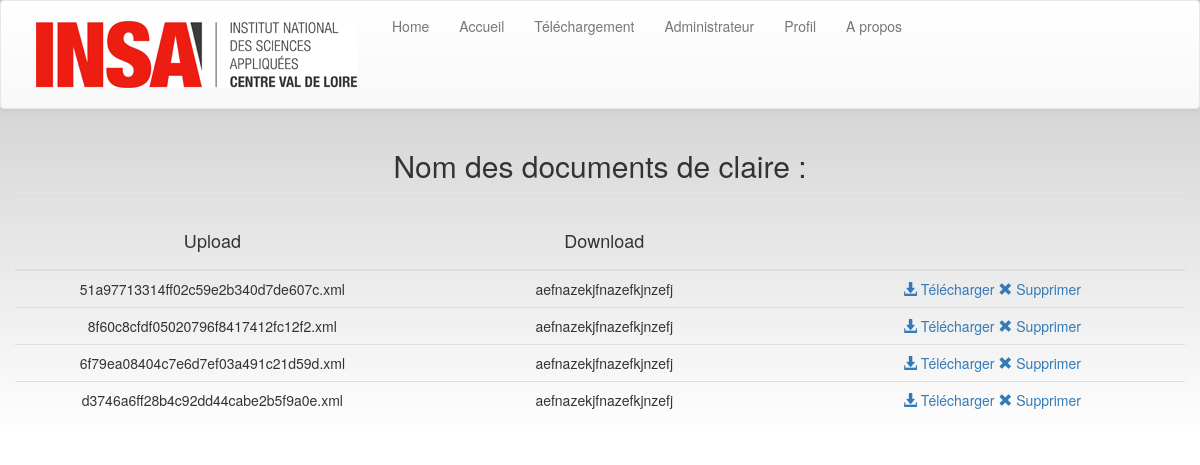
The page /accueil_connecte.php (signed in) on the database its author committed.
### tables this page shows
CREATE TABLE `DOC_U` (
  `IDDOCU` int(255) NOT NULL,
  `URLDOCU` varchar(256) NOT NULL,
  `NAMEDOCU` varchar(256) NOT NULL
);

### accueil_connecte.php (the view, shortened to what this page needs)
<?php
	include("include/connexiondb.php");
	if ((!isset($_SESSION['IDUSER'])) || (empty($_SESSION['IDUSER']))){
	    echo "<meta http-equiv='refresh' content='0; URL=index.php'>";
	}
	else{
?>
<!DOCTYPE html>
<html>
	<head>
		<link rel="stylesheet" href="https://maxcdn.bootstrapcdn.com/bootstrap/3.3.7/css/bootstrap.min.css">
		<link rel="stylesheet" href="https://maxcdn.bootstrapcdn.com/bootstrap/3.3.7/css/bootstrap-theme.min.css">
		<link rel="stylesheet" type="text/css" href="./stylesheet/index.css">
	</head>
	<body >
		<div id="main_containt">
	        <?php include 'layout_base.php'; ?>
	        <div class="container">
	            <div class="row">
	                <div class="text_area">
						<?php
						$req = $DBcon->prepare("SELECT NAMEDOCU, NAMEDOCD, URLDOCD FROM DOC_U DU, DOC_D DD, USER U, UTOD WHERE U.IDUSER= ? AND U.IDUSER=UTOD.IDUSER AND DU.IDDOCU=UTOD.IDDOCU AND DD.IDDOCD=UTOD.IDDOCD;");
						$req->bindValue(1,$_SESSION["IDUSER"],PDO::PARAM_INT);
						$check=$req->execute();
						if($check){
							if($resultat=$req->fetch()){
								echo "<legend><h2>Nom des documents de ".$_SESSION["PRENOM"]." : </h2></legend>";
						?>
						<table class="table">
                            <thead>
                                <tr>
                                    <th style="width: 400px;text-align: center;"><h4>Upload</h4></th>
                                    <th style="width: 400px;text-align: center;"><h4>Download</h4></th>
                                    <th style="width: 400px;text-align: center;"></th>
                                </tr>
                            </thead>
                            <tbody>
	                    	<?php
                                do {
                                    print_r("<tr class=tabuserToDeleteButton" . $resultat['NAMEDOCU'] . " ><td class=tabuserToDeleteButton" . $resultat['NAMEDOCU'] . " >".$resultat['NAMEDOCU']."</td>
                                        <td class=tabuserToDeleteButton" . $resultat['NAMEDOCU'] . " >".$resultat['NAMEDOCD']."</td>
                                        <td class=tabuserToDeleteButton" . $resultat['NAMEDOCU'] . " ><a href='".$resultat['URLDOCD']."' download='fichier_telecharger'><span class='glyphicon glyphicon-download-alt'></span> Télécharger </a><a class='userToDeleteButton' id='userToDeleteButton" . $resultat['NAMEDOCU'] . "' href='#' ><span class='glyphicon glyphicon-remove'></span> Supprimer </a></td></tr>");
                                } while ($resultat=$req->fetch());
    							}
    							else{
                            		echo "</br><div class='container col-md-4 col-md-offset-4'><div class='alert alert-danger' style='text-align: center;'> Dossier non trouvé </div></div>";
    							}
                            ?>
                            </tbody>
                        </table>
						<?php
						}
						else{
							echo "<br/>Erreur de requète<br/>";
						}
						?>
        			</div>
        		</div>
        	</div>
    	</div>
	</body>
</html>
<?php
	}
?>

### layout_base.php (shortened to what this page needs)
<!DOCTYPE html>
<html>
	<head>
		<link rel="stylesheet" href="https://maxcdn.bootstrapcdn.com/bootstrap/3.3.7/css/bootstrap.min.css">
		<link rel="stylesheet" href="https://maxcdn.bootstrapcdn.com/bootstrap/3.3.7/css/bootstrap-theme.min.css">
		<link rel="stylesheet" type="text/css" href="./stylesheet/layout_base.css">
	</head>
	<body>
		<nav class="navbar navbar-default">
		<div class="container-fluid">
			<div class="navbar-header">
				<img id="image_navbar" src="./image/insa.gif">
			</div>
			<div class="collapse navbar-collapse" id="myNavbar">
				<ul class="nav navbar-nav">
					<li><a href="index.php">Home</a></li>
					<li><a href="accueil_connecte.php">Accueil</a></li>
					<li><a href="upload.php">Téléchargement</a></li>
					<li><a href="connexion_admin.php">Administrateur</a></li>
					<li><a href="profil.php">Profil</a></li>
					<li><a href="apropos.php">A propos</a></li>
				</ul>
			</div>
		</div>
		</nav>
	</body>
</html>

### stylesheet/index.css (style rules this page uses)
#main_containt { background: linear-gradient(#C8C8C8, white); }
.text_area { text-align: center; }

### stylesheet/layout_base.css (style rules this page uses)
ul { list-style-type: none; margin: 0; padding: 0; }
#image_navbar { padding: 20px; }

### rows shown on the page
doc_u: value "51a97713314ff02c59e2b340d7de607c.xml aefnazekjfnazefkjnzefj Télécharger Supprimer"
doc_u: value "8f60c8cfdf05020796f8417412fc12f2.xml aefnazekjfnazefkjnzefj Télécharger Supprimer"
doc_u: value "6f79ea08404c7e6d7ef03a491c21d59d.xml aefnazekjfnazefkjnzefj Télécharger Supprimer"
doc_u: value "d3746a6ff28b4c92dd44cabe2b5f9a0e.xml aefnazekjfnazefkjnzefj Télécharger Supprimer"

### other values the page prints
$_SESSION["PRENOM"] "claire"
